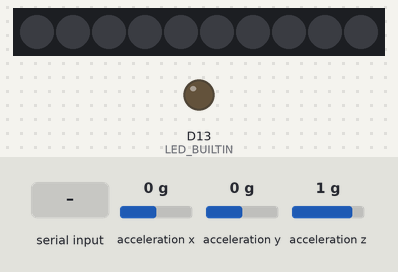
The sketch below on a simulated Adafruit Circuit Playground Express. On the bench: 10 RGB LEDs in strip order, left to right, output pins drawn as LEDs (lit = HIGH). The inputs (shaded band) are chosen by the test bench; at power-on: acceleration x 0 g, acceleration y 0 g, acceleration z 1 g. What the sketch prints to the serial monitor is not drawn.

Above: at 1.2 s.
1.3 s: "a" received over Serial
At 2.4 s:
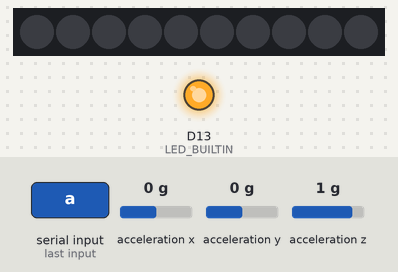
2.8 s: "b" received over Serial
At 3.6 s:
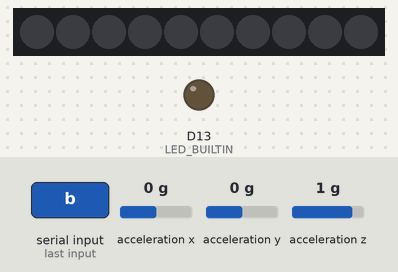
Timing chart, 0 to 5.8 s (numbered marks = the images above; inputs shaded):
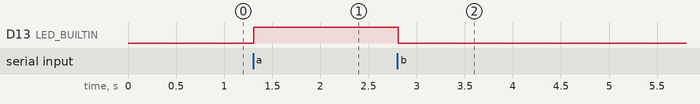

Measured:
- after the input at 1.3 s, D13 (LED_BUILTIN): LOW → HIGH at once
- after the input at 2.8 s, D13 (LED_BUILTIN): HIGH → LOW at once

The sketch:

3_Position_Recognition_Data_A.ino
```cpp
//*********************************************
// Time-Series Signal Processing
// Rong-Hao Liang: r.liang@tue.nl
//*********************************************
#include <Adafruit_CircuitPlayground.h>
#include <Adafruit_Circuit_Playground.h>
#define PIN_NUM 3

int sampleRate = 100; //samples per second
int sampleInterval = 1000000/sampleRate; //Inverse of SampleRate
int  data[PIN_NUM]; //data array
char dataID[PIN_NUM] = {'X','Y','Z'}; //data label
int  pinID[PIN_NUM]  = {A0, A1, A2}; //corresponding pins

long timer = micros(); //timer

int ledOn = 0; //to control the LED.

void setup() {
  Serial.begin(115200); //serial
  CircuitPlayground.begin();
  CircuitPlayground.setAccelRange(LIS3DH_RANGE_2_G);
}

void loop() {
  if (micros() - timer >= sampleInterval) { //Timer: send sensor data in every 10ms
    timer = micros();
    getDataFromProcessing(); //Receive before sending out the signals
    Serial.flush(); //Flush the serial buffer
    for (int i = 0 ; i < PIN_NUM ; i++) {
      if (i == 0) {
        data[i] = CircuitPlayground.motionX();
      } if (i == 1) {
        data[i] = CircuitPlayground.motionY();
      } if (i == 2) {
        data[i] = CircuitPlayground.motionZ();
      }
      sendDataToProcessing(dataID[i], data[i]);
    }
  }
}

void sendDataToProcessing(char symbol, int data) {
  Serial.print(symbol);  // symbol prefix of data type
  Serial.println(data);  // the integer data with a carriage return
}

void getDataFromProcessing() {
  while (Serial.available()) {
    char inChar = (char)Serial.read();
    if (inChar == 'a') { //when an 'a' charactor is received.
      ledOn = 1;
      digitalWrite(LED_BUILTIN, ledOn); //turn on the built in LED on Arduino Uno
    }
    if (inChar == 'b') { //when an 'b' charactor is received.
      ledOn = 0;
      digitalWrite(LED_BUILTIN, 0); //turn on the built in LED on Arduino Uno
    }
  }
}
```
